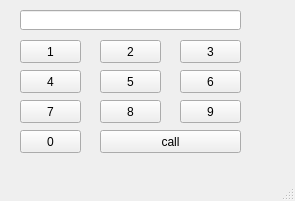
<?xml version="1.0" encoding="UTF-8"?>
<ui version="4.0">
 <class>MainWindow</class>
 <widget class="QMainWindow" name="MainWindow">
  <property name="geometry">
   <rect>
    <x>0</x>
    <y>0</y>
    <width>295</width>
    <height>201</height>
   </rect>
  </property>
  <property name="windowTitle">
   <string>MainWindow</string>
  </property>
  <widget class="QWidget" name="centralwidget">
   <widget class="QPushButton" name="pb1">
    <property name="geometry">
     <rect>
      <x>20</x>
      <y>40</y>
      <width>61</width>
      <height>23</height>
     </rect>
    </property>
    <property name="text">
     <string>1</string>
    </property>
   </widget>
   <widget class="QPushButton" name="pb1_2">
    <property name="geometry">
     <rect>
      <x>100</x>
      <y>40</y>
      <width>61</width>
      <height>23</height>
     </rect>
    </property>
    <property name="text">
     <string>2</string>
    </property>
   </widget>
   <widget class="QPushButton" name="pb1_3">
    <property name="geometry">
     <rect>
      <x>180</x>
      <y>40</y>
      <width>61</width>
      <height>23</height>
     </rect>
    </property>
    <property name="text">
     <string>3</string>
    </property>
   </widget>
   <widget class="QPushButton" name="pb1_4">
    <property name="geometry">
     <rect>
      <x>20</x>
      <y>70</y>
      <width>61</width>
      <height>23</height>
     </rect>
    </property>
    <property name="text">
     <string>4</string>
    </property>
   </widget>
   <widget class="QPushButton" name="pb1_5">
    <property name="geometry">
     <rect>
      <x>100</x>
      <y>70</y>
      <width>61</width>
      <height>23</height>
     </rect>
    </property>
    <property name="text">
     <string>5</string>
    </property>
   </widget>
   <widget class="QPushButton" name="pb1_6">
    <property name="geometry">
     <rect>
      <x>180</x>
      <y>70</y>
      <width>61</width>
      <height>23</height>
     </rect>
    </property>
    <property name="text">
     <string>6</string>
    </property>
   </widget>
   <widget class="QPushButton" name="pb1_7">
    <property name="geometry">
     <rect>
      <x>20</x>
      <y>100</y>
      <width>61</width>
      <height>23</height>
     </rect>
    </property>
    <property name="text">
     <string>7</string>
    </property>
   </widget>
   <widget class="QPushButton" name="pb1_8">
    <property name="geometry">
     <rect>
      <x>100</x>
      <y>100</y>
      <width>61</width>
      <height>23</height>
     </rect>
    </property>
    <property name="text">
     <string>8</string>
    </property>
   </widget>
   <widget class="QPushButton" name="pb1_9">
    <property name="geometry">
     <rect>
      <x>180</x>
      <y>100</y>
      <width>61</width>
      <height>23</height>
     </rect>
    </property>
    <property name="text">
     <string>9</string>
    </property>
   </widget>
   <widget class="QPushButton" name="pb1_10">
    <property name="geometry">
     <rect>
      <x>20</x>
      <y>130</y>
      <width>61</width>
      <height>23</height>
     </rect>
    </property>
    <property name="text">
     <string>0</string>
    </property>
   </widget>
   <widget class="QPushButton" name="pb1_11">
    <property name="geometry">
     <rect>
      <x>100</x>
      <y>130</y>
      <width>141</width>
      <height>23</height>
     </rect>
    </property>
    <property name="text">
     <string>call</string>
    </property>
   </widget>
   <widget class="QLineEdit" name="le">
    <property name="geometry">
     <rect>
      <x>20</x>
      <y>10</y>
      <width>221</width>
      <height>20</height>
     </rect>
    </property>
    <property name="layoutDirection">
     <enum>Qt::LeftToRight</enum>
    </property>
    <property name="alignment">
     <set>Qt::AlignRight|Qt::AlignTrailing|Qt::AlignVCenter</set>
    </property>
   </widget>
  </widget>
  <widget class="QMenuBar" name="menubar">
   <property name="geometry">
    <rect>
     <x>0</x>
     <y>0</y>
     <width>295</width>
     <height>21</height>
    </rect>
   </property>
  </widget>
  <widget class="QStatusBar" name="statusbar"/>
 </widget>
 <resources/>
 <connections/>
</ui>
